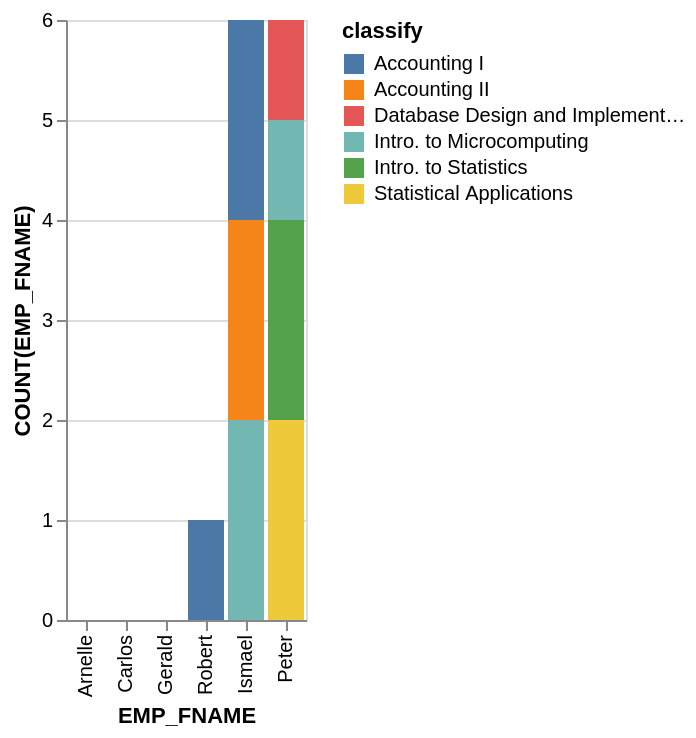

Here is the Vega-Lite specification saved for this chart:
### Vega-Lite specification from a JSON file in a GitHub repository (floating-point values rounded to 4 significant figures)
{"data": {"values": [{"x_data": "Robert", "y_data": 1, "classify": "Accounting I"}, {"x_data": "Arnelle", "y_data": 0, "classify": "Accounting I"}, {"x_data": "Carlos", "y_data": 0, "classify": "Accounting I"}, {"x_data": "Ismael", "y_data": 2, "classify": "Accounting I"}, {"x_data": "Gerald", "y_data": 0, "classify": "Accounting I"}, {"x_data": "Peter", "y_data": 0, "classify": "Accounting I"}, {"x_data": "Robert", "y_data": 0, "classify": "Accounting II"}, {"x_data": "Arnelle", "y_data": 0, "classify": "Accounting II"}, {"x_data": "Carlos", "y_data": 0, "classify": "Accounting II"}, {"x_data": "Ismael", "y_data": 2, "classify": "Accounting II"}, {"x_data": "Gerald", "y_data": 0, "classify": "Accounting II"}, {"x_data": "Peter", "y_data": 0, "classify": "Accounting II"}, {"x_data": "Robert", "y_data": 0, "classify": "Database Design and Implementation"}, {"x_data": "Arnelle", "y_data": 0, "classify": "Database Design and Implementation"}, {"x_data": "Carlos", "y_data": 0, "classify": "Database Design and Implementation"}, {"x_data": "Ismael", "y_data": 0, "classify": "Database Design and Implementation"}, {"x_data": "Gerald", "y_data": 0, "classify": "Database Design and Implementation"}, {"x_data": "Peter", "y_data": 1, "classify": "Database Design and Implementation"}, {"x_data": "Robert", "y_data": 0, "classify": "Intro. to Microcomputing"}, {"x_data": "Arnelle", "y_data": 0, "classify": "Intro. to Microcomputing"}, {"x_data": "Carlos", "y_data": 0, "classify": "Intro. to Microcomputing"}, {"x_data": "Ismael", "y_data": 2, "classify": "Intro. to Microcomputing"}, {"x_data": "Gerald", "y_data": 0, "classify": "Intro. to Microcomputing"}, {"x_data": "Peter", "y_data": 1, "classify": "Intro. to Microcomputing"}, {"x_data": "Robert", "y_data": 0, "classify": "Intro. to Statistics"}, {"x_data": "Arnelle", "y_data": 0, "classify": "Intro. to Statistics"}, {"x_data": "Carlos", "y_data": 0, "classify": "Intro. to Statistics"}, {"x_data": "Ismael", "y_data": 0, "classify": "Intro. to Statistics"}, {"x_data": "Gerald", "y_data": 0, "classify": "Intro. to Statistics"}, {"x_data": "Peter", "y_data": 2, "classify": "Intro. to Statistics"}, {"x_data": "Robert", "y_data": 0, "classify": "Statistical Applications"}, {"x_data": "Arnelle", "y_data": 0, "classify": "Statistical Applications"}, {"x_data": "Carlos", "y_data": 0, "classify": "Statistical Applications"}, {"x_data": "Ismael", "y_data": 0, "classify": "Statistical Applications"}, {"x_data": "Gerald", "y_data": 0, "classify": "Statistical Applications"}, {"x_data": "Peter", "y_data": 2, "classify": "Statistical Applications"}]}, "mark": "bar", "encoding": {"x": {"field": "x_data", "type": "nominal", "title": "EMP_FNAME", "sort": {"op": "sum", "field": "y_data", "order": "ascending"}}, "y": {"field": "y_data", "type": "quantitative", "title": "COUNT(EMP_FNAME)"}, "color": {"field": "classify"}}}
